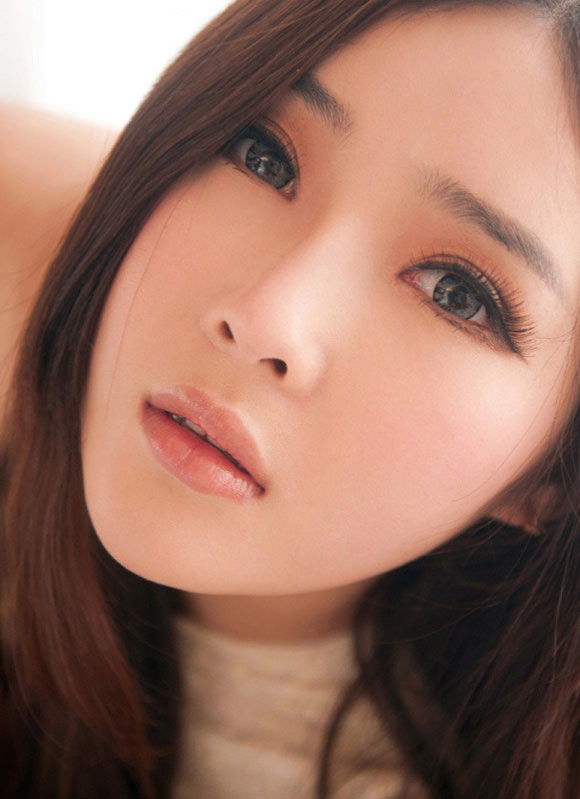
#> input picture python/基础/PIL/4.jpg, 580 x 799 px, found by its file name
$ python imageThumbNail.py   (older library calls are emulated)
#> lines starting #> are read from the running program, lines starting #| are printed output that depends on the picture
#!/usr/bin/env python
# -*- coding: utf-8 -*-

from PIL import Image


def add_thumb(s):
    """
    例:rabbit.jpg上传后得到的预览文件名就是rabbit.thumb.jpg
    """
    parts = s.split(".")
    parts.insert(-1, "thumb")
    if parts[-1].lower() not in ['jpeg', 'jpg']:
        parts[-1] = 'jpg'

    return ".".join(parts)

path = '4.jpg'

img = Image.open(path)
#> img is the input picture: PIL image 580x799 RGB; mean R, G, B 155.6, 115.2, 100.2

img.thumbnail((128, 128), Image.ANTIALIAS)
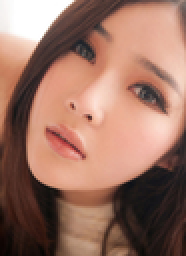
#> img: PIL image 93x128 RGB (shown 2 times larger); mean R, G, B 155.5, 115.1, 100.1

img.save(add_thumb(path), 'JPEG')
